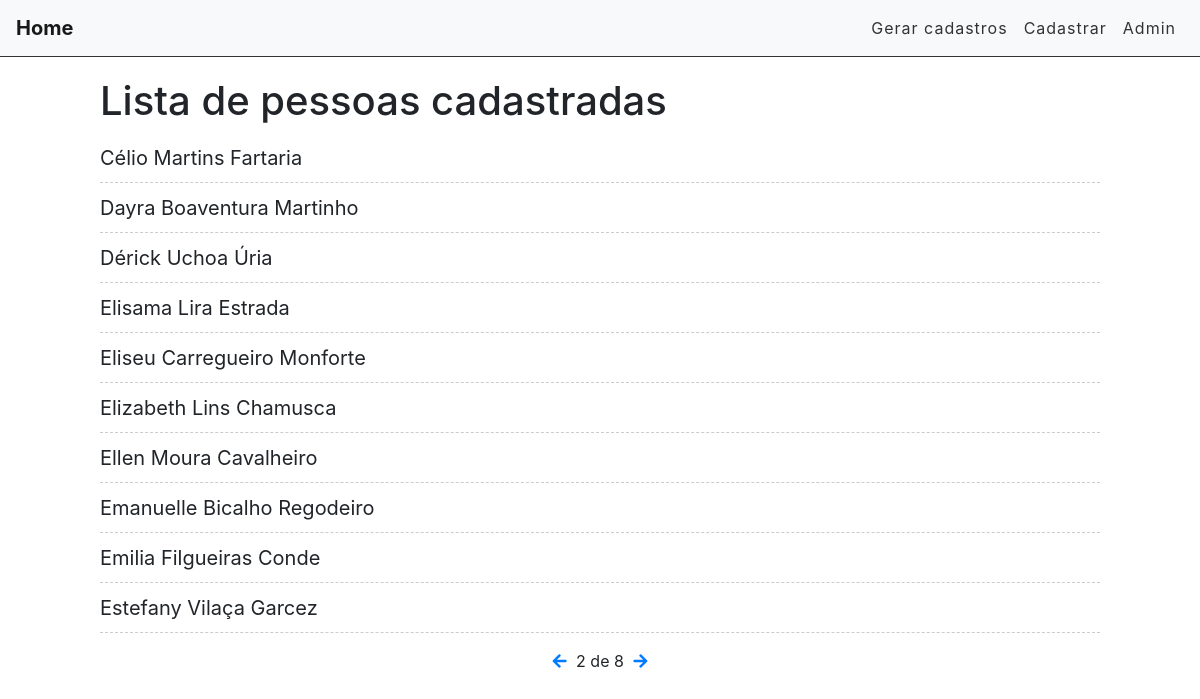
The page /home/?page=2 on the database its author committed.
### accounts/models.py (models this page shows, shortened)
class Account(models.Model):
    first_name = models.CharField(max_length=255)
    last_name = models.CharField(max_length=255)
    age = models.IntegerField()
    birth_date = models.DateField(null=True)
    email = models.EmailField()
    nickname = models.CharField(max_length=255)
    observations = models.TextField()

### accounts/views.py (the view)
# urls.py: path('home/', views.cadaster_list, name='cadaster-list'),
def cadaster_list(request):
    accounts_list = Account.objects.all().order_by('first_name')
    paginator = Paginator(accounts_list, 10)
    page = request.GET.get('page')
    accounts = paginator.get_page(page)
    return render(request, 'accounts/cadaster_list.html', {'accounts': accounts})

### accounts/templates/accounts/cadaster_list.html (shortened to what this page needs)
{% extends 'base.html' %}
{% block content %}
<div class="offset-1 col-10 list-div">
    <h1>Lista de pessoas cadastradas</h1>
    <ul class="task-list">
        {% for account in accounts %}
        <li class="task-item">
            <span>{{account.first_name}} {{account.last_name}}</span>
        </li>
        {% endfor %}
    </ul>
    <div class="pagination">
        <span class="step-links">
            {% if accounts.has_previous %}
                <a href="?page={{ accounts.previous_page_number }}">
                    <i class="fas fa-arrow-left"></i>
                </a>
            {% endif %}
            <span class="current">
                {{ accounts.number }} de {{ accounts.paginator.num_pages }}
            </span>
            {% if accounts.has_next %}
                <a href="?page={{ accounts.next_page_number }}">
                    <i class="fas fa-arrow-right"></i>
                </a>
            {% endif %}
        </span>
    </div>
</div>
{% endblock %}

### accounts/static/css/styles.css (style rules this page uses)
.list-div { padding: 0; }
.task-list { padding-left: 0; }
.task-item { list-style: none; font-size: 20px; height: 50px; padding-top: 10px; border-bottom: 1px dashed #CCC; }
.pagination { margin-bottom: 20px; }
.step-links { position: relative; margin-left: auto; margin-right: auto; }
.step-links .current { margin-left: 5px; margin-right: 5px; }

### rows shown on the page
Account: first_name "Célio Martins", last_name "Fartaria"
Account: first_name "Dayra Boaventura", last_name "Martinho"
Account: first_name "Dérick Uchoa", last_name "Úria"
Account: first_name "Elisama Lira", last_name "Estrada"
Account: first_name "Eliseu Carregueiro", last_name "Monforte"
Account: first_name "Elizabeth Lins", last_name "Chamusca"
Account: first_name "Ellen Moura", last_name "Cavalheiro"
Account: first_name "Emanuelle Bicalho", last_name "Regodeiro"
Account: first_name "Emilia Filgueiras", last_name "Conde"
Account: first_name "Estefany Vilaça", last_name "Garcez"

### other values the page prints
{{ accounts.number }} "2"
{{ accounts.paginator.num_pages }} "8"
